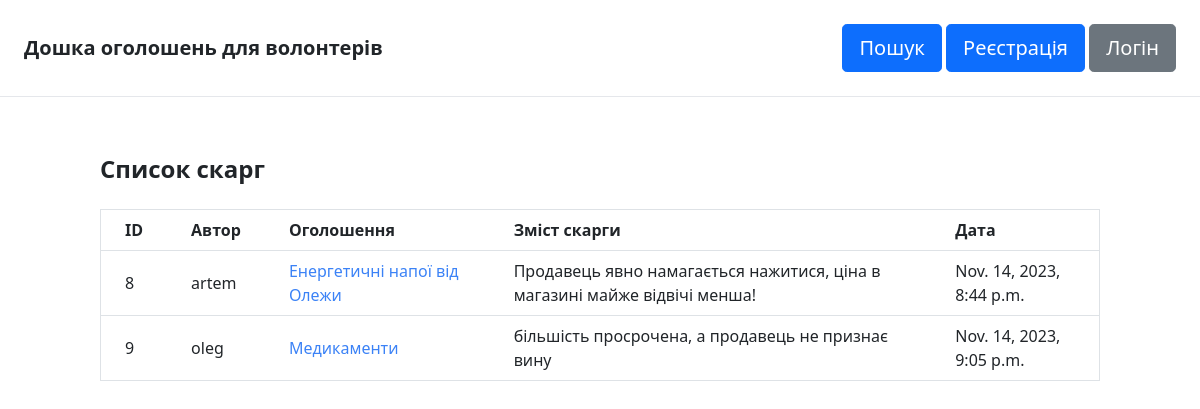
The app's page /items/complaint/, older data.
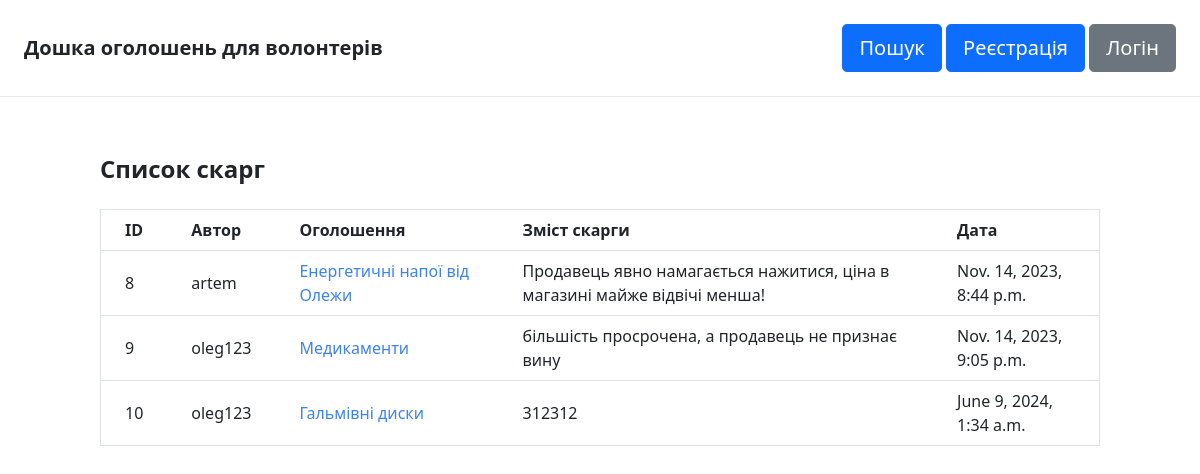
The same page, newer data.
### item/models.py (models this page shows, shortened)
class Complaint(models.Model):
    author = models.ForeignKey(User, on_delete=models.CASCADE, related_name='complaints')
    post = models.ForeignKey(Item, on_delete=models.CASCADE, related_name='complaints')
    text = models.TextField()
    date = models.DateTimeField(auto_now_add=True)

class Item(models.Model):
    category = models.ForeignKey(Category, related_name='items', on_delete=models.CASCADE)
    name = models.CharField(max_length=75)
    description = models.TextField(blank=True, null=True)
    price = models.FloatField()
    region = models.ForeignKey(Region, related_name='items', on_delete=models.CASCADE)
    image = models.ImageField(upload_to='item_images', blank=True, null=True)
    is_sold = models.BooleanField(default=False)
    created_by = models.ForeignKey(User, related_name='items', on_delete=models.CASCADE)
    created_at = models.DateTimeField(auto_now_add=True)

### item/views.py (the view)
# urls.py: path('complaint/', views.complaint_list, name='complaint_list'),
def complaint_list(request):
    complaints = Complaint.objects.all()
    return render(request, 'item/complaint.html', {'complaints': complaints})

### item/templates/item/complaint.html (shortened to what this page needs)
{% extends 'core/base.html' %}
{% block content %}
  <div class="container mx-auto my-8">
    <h2 class="text-2xl font-semibold mb-4">Список скарг</h2>
    <div class="overflow-x-auto">
      <table class="min-w-full bg-white border border-gray-300">
        <thead>
          <tr>
            <th class="py-2 px-4 border-b text-left">ID</th>
            <th class="py-2 px-4 border-b text-left">Автор</th>
            <th class="py-2 px-4 border-b text-left">Оголошення</th>
            <th class="py-2 px-4 border-b text-left">Зміст скарги</th>
            <th class="py-2 px-4 border-b text-left">Дата</th>
          </tr>
        </thead>
        <tbody>
          {% for complaint in complaints %}
            <tr>
              <td class="py-2 px-4 border-b text-left">{{ complaint.id }}</td>
              <td class="py-2 px-4 border-b text-left">{{ complaint.author.username }}</td>
              <td class="py-2 px-4 border-b text-left">
                <a href="{% url 'item:detail' complaint.post.id %}" class="text-blue-500 hover:underline">{{ complaint.post.name }}</a>
              </td>
              <td class="py-2 px-4 border-b text-left">{{ complaint.text }}</td>
              <td class="py-2 px-4 border-b text-left">{{ complaint.date }}</td>
            </tr>
          {% endfor %}
        </tbody>
      </table>
    </div>
  </div>
{% endblock %}

Row changes from the older to the newer data that the page shows:
changed through a linked row, Complaint "більшість просрочена, а продавець не признає вину": author.username "oleg" → "oleg123"
added Complaint: id "10", author.username "oleg123", post.name "Гальмівні диски", text "312312", date "June 9, 2024, 1:34 a.m."
